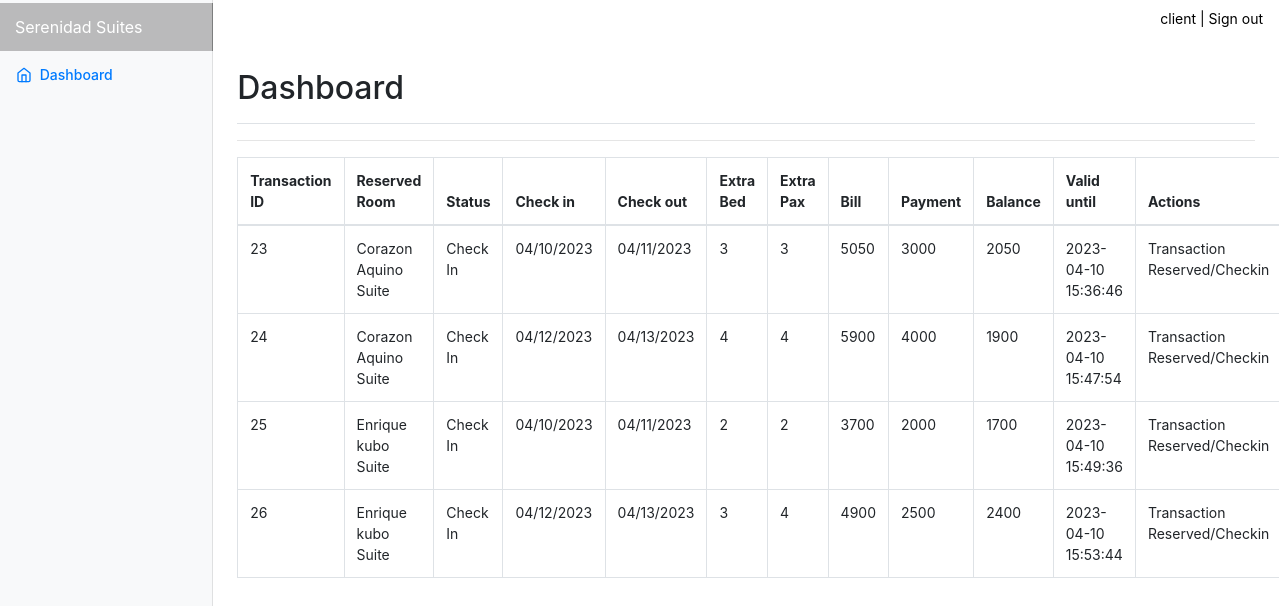
/client/index.php (signed in), run on the app's committed database.
### tables this page shows
CREATE TABLE `transactions` (
  `id` int NOT NULL,
  `guest_id` int NOT NULL,
  `room_id` int NOT NULL,
  `room_no` int DEFAULT NULL,
  `extra_bed` tinyint NOT NULL DEFAULT '0',
  `extra_pax` int DEFAULT NULL,
  `status` varchar(50) DEFAULT NULL,
  `days` int DEFAULT NULL,
  `checkin` varchar(50) DEFAULT NULL,
  `checkin_time` varchar(50) DEFAULT NULL,
  `checkout` varchar(50) DEFAULT NULL,
  `checkout_time` varchar(50) DEFAULT NULL,
  `bill` varchar(50) DEFAULT NULL,
  `balance` int NOT NULL DEFAULT '0',
  `payment` int NOT NULL DEFAULT '0',
  `is_payment_full` tinyint NOT NULL DEFAULT '0',
  `payment_at` datetime DEFAULT NULL,
  `valid_until` varchar(50) DEFAULT NULL,
  `is_unread` tinyint(1) NOT NULL DEFAULT '1',
  `created_at` datetime DEFAULT NULL,
  `updated_at` datetime DEFAULT NULL,
  `remarks` varchar(500) DEFAULT NULL
);

CREATE TABLE `room` (
  `id` int NOT NULL,
  `room_type` varchar(50) NOT NULL,
  `price` varchar(11) NOT NULL,
  `photo` varchar(100) NOT NULL,
  `description` text,
  `created_at` datetime DEFAULT NULL,
  `updated_at` datetime DEFAULT NULL
);

### models/Model.php (called while the page is built, shortened)
<?php
class Model
{
    protected $host = "localhost";
    protected $database = "db_hor";
    protected $username = "root";
    protected $password = "admin";
    protected $pdo;
    protected $stmt;
    public function connect(){
        try {
            $this->pdo = new PDO("mysql:host={$this->host};dbname={$this->database};charset=utf8","{$this->username}","{$this->password}");
            $this->pdo->setAttribute(PDO::ATTR_ERRMODE, PDO::ERRMODE_EXCEPTION);
            $this->pdo->setAttribute(PDO::ATTR_DEFAULT_FETCH_MODE, PDO::FETCH_ASSOC);
        } catch (PDOException $e) {
            echo $e->getMessage();
        }
    }
    public function setQuery($qry){
        $this->qry = $qry;
        $this->stmt = $this->pdo->query($this->qry);
        return $this;
    }
    public function getAll(){
        try {
            return $this->stmt->fetchAll();
        } catch (PDOException $e) {
            return $e->getMessage();
        }
    }
}

### models/Transaction.php (called while the page is built, shortened)
<?php
Class Transaction extends Model {
    public function getAllUserTransactions($id){
        return $this->setQuery("SELECT A.*, B.username , B.firstname , B.middlename , B.lastname , C.room_type, C.price  FROM `transactions` A
                                INNER JOIN `guest` B
                                ON A.guest_id = B.id
                                INNER JOIN `room` C
                                ON A.room_id = C.id
                                WHERE A.guest_id = $id")->getAll();
    }
}

### client/index.php (the view, shortened to what this page needs)
<?php
include('includes/header.php');
    $id = $_SESSION['client-id'];
    $conn = new Transaction;
    $transactions = $conn->getAllUserTransactions($id);
?>
    <div class="container-fluid">
      <div class="row">
      <?php include('includes/sidebar.php') ?>
        <main role="main" class="col-md-9 ml-sm-auto col-lg-10 pt-3 px-4">
            <div class="d-flex justify-content-between flex-wrap flex-md-nowrap align-items-center pb-2 mb-3 border-bottom">
                <h1 class="h2">Dashboard</h1>
            </div>
            <div>
                <hr>
            </div>
		    <table class="table table-bordered" id="dataTable" width="100%" cellspacing="0">
                                    <thead>
                                        <tr>
                                            <th> Transaction ID </th>
                                            <th> Reserved Room </th>
                                            <th> Status </th>
                                            <th> Check in </th>
                                            <th> Check out </th>
                                            <th> Extra Bed </th>
                                            <th> Extra Pax </th>
                                            <th> Bill </th>
                                            <th> Payment </th>
                                            <th> Balance </th>
                                            <th> Valid until </th>
                                            <th> Actions </th>
                                        </tr>
                                    </thead>
                                    <tbody>
                                        <?php foreach ($transactions as $key => $value) {
                                            $value = (object) $value;?>
                                            <tr>
                                                <td> <?=$value->id ?> </td>
                                                <td> <?=$value->room_type ?> </td>
                                                <td> <?=$value->status ?> </td>
                                                <td> <?=$value->checkin ?> </td>
                                                <td> <?=$value->checkout ?> </td>
                                                <td> <?=$value->extra_bed ?> </td>
                                                <td> <?=$value->extra_pax ?> </td>
                                                <td> <?=$value->bill ?> </td>
                                                <td> <?=$value->payment ?> </td>
                                                <td> <?=$value->balance ?> </td>
                                                <td> <?=$value->valid_until ?> </td>
                                                <td>
                                                    <?php if($value->status == 'Pending'){ ?>
                                                        <span data-toggle="tooltip" data-placement="top" title="Process Downpayment">
                                                            <button class="btn btn-info btn-circle" data-toggle="modal" data-target="#paymentModal" onClick="getUserTransaction(<?= $value->id ?>)">
                                                                <i data-feather="check-circle"></i>
                                                            </button>
                                                        </span>
                                                    <?php }else if($value->status == 'Reserved' || $value->status == 'Check In'){?>
                                                        <span>
                                                            Transaction Reserved/Checkin
                                                        </span>
                                                    <?php }else if($value->status == 'Check Out'){?>
                                                        <span>
                                                            Transaction Completed
                                                        </span>
                                                    <?php }else{?>
                                                        <span>
                                                            Transaction Expired / Failed
                                                        </span>
                                                    <?php }?>
                                                </td>
                                            </tr>
                                        <?php  } ?>
                                    </tbody>
                                </table>
        </main>
      </div>
    </div>
<?php
  require_once('includes/footer.php');
?>

### client/css/dashboard.css (style rules this page uses)
body { font-size: .875rem; }
.border-bottom { border-bottom: 1px solid #e5e5e5; }

### data on the page
transactions: id "23", room.room_type "Corazon Aquino Suite", status "Check In", checkin "04/10/2023", checkout "04/11/2023", extra_bed "3", extra_pax "3", bill "5050", payment "3000", balance "2050", valid_until "2023-04-10 15:36:46", shows "Transaction Reserved/Checkin"
transactions: id "24", room.room_type "Corazon Aquino Suite", status "Check In", checkin "04/12/2023", checkout "04/13/2023", extra_bed "4", extra_pax "4", bill "5900", payment "4000", balance "1900", valid_until "2023-04-10 15:47:54", shows "Transaction Reserved/Checkin"
transactions: id "25", room.room_type "Enrique kubo Suite", status "Check In", checkin "04/10/2023", checkout "04/11/2023", extra_bed "2", extra_pax "2", bill "3700", payment "2000", balance "1700", valid_until "2023-04-10 15:49:36", shows "Transaction Reserved/Checkin"
transactions: id "26", room.room_type "Enrique kubo Suite", status "Check In", checkin "04/12/2023", checkout "04/13/2023", extra_bed "3", extra_pax "4", bill "4900", payment "2500", balance "2400", valid_until "2023-04-10 15:53:44", shows "Transaction Reserved/Checkin"

### other printed values
$_SESSION['client-username'] "client"
